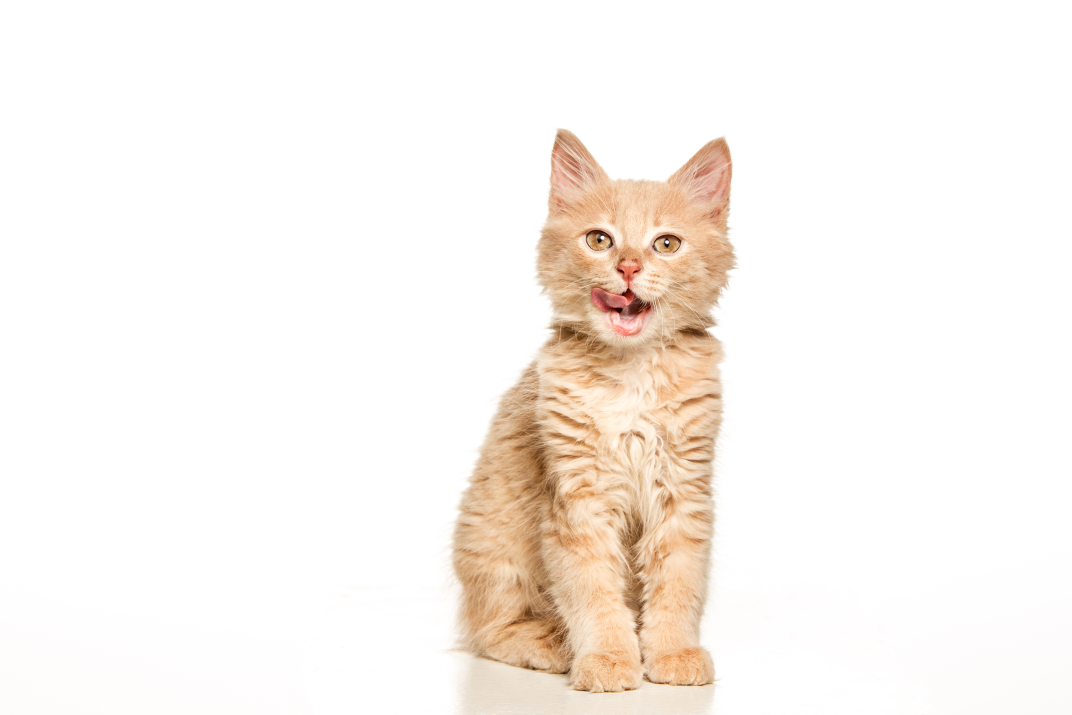
#> input picture scripts/matplotlib/cat.jpg, 5356 x 3571 px (shown at 1/5 size)
$ python many_artists.py
#> lines starting #> are read from the running program, lines starting #| are printed output that depends on the picture
import matplotlib.pyplot as plt
import numpy as np

x = np.linspace(0, 2 * np.pi, 200)
y = np.cos(x)

fig, ax = plt.subplots()

circle = plt.Circle((6000, -4000), 1000, color="red")
image = plt.imread("cat.jpg")
#> image is the input picture: shape (3571, 5356, 3); mean R, G, B 249.9, 244, 238.7

ax.imshow(image)
ax.add_patch(circle)
(line,) = ax.plot(x * 1000, y * 5000)
plt.show()
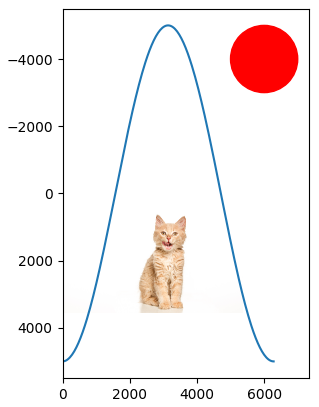
#> figure drawn by matplotlib, 1 panel
